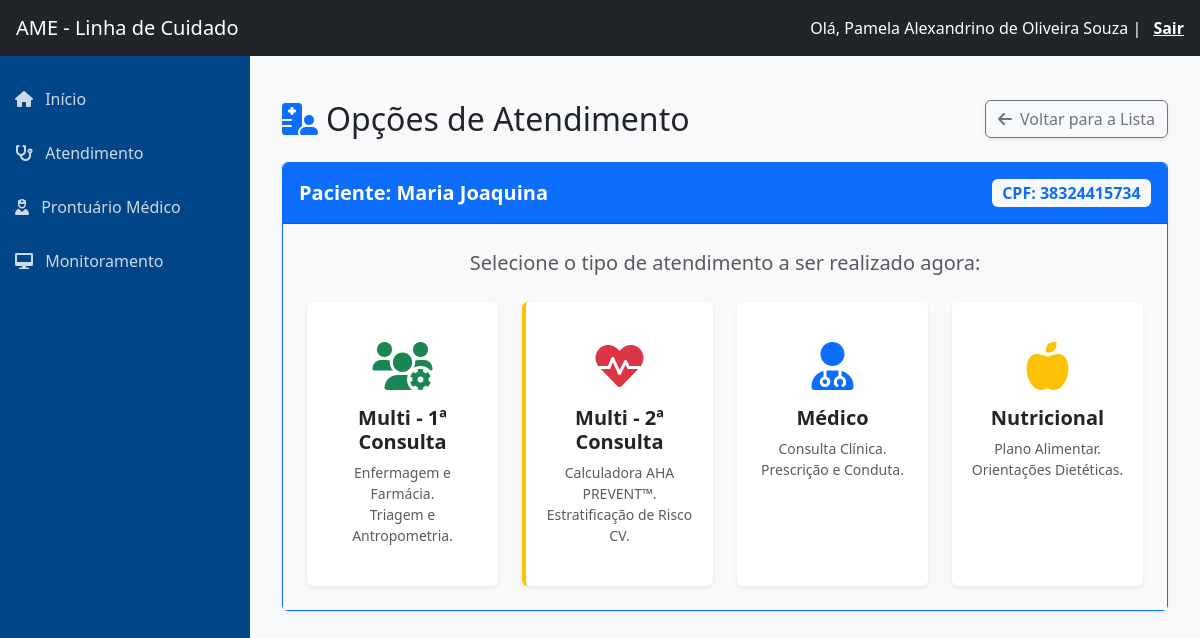
Screenshot of /atendimento/hub/2/ (signed in) with the database file from the repository.
### core/models.py (models this page shows, shortened)
class Usuario(AbstractUser):
    mudar_senha = models.BooleanField(default=False, verbose_name="Forçar Troca de Senha")
    email_verificado = models.BooleanField(default=False, verbose_name="Email Verificado")
    TIPO_PROFISSIONAL_CHOICES = [
        ('MED', 'Médico'),
        ('ENF', 'Enfermeiro'),
        ('NUT', 'Nutricionista'),
        ('FAR', 'Farmacêutico'),
    ]
    TIPO_REGISTRO_CHOICES = [
        ('CRM', 'CRM'),
        ('COREN', 'COREN'),
        ('CRN', 'CRN'),
        ('CRF', 'CRF'),
    ]
    tipo_profissional = models.CharField(
        max_length=3,
        choices=TIPO_PROFISSIONAL_CHOICES,
        null=True,
        blank=True,
        verbose_name="Tipo Profissional"
    )
    tipo_registro = models.CharField(
        max_length=10,
        choices=TIPO_REGISTRO_CHOICES,
        null=True,
        blank=True,
        verbose_name="Conselho (Ex: CRM)"
    )
    registro_profissional = models.CharField(
        max_length=20,
        null=True,
        blank=True,
        verbose_name="Número do Conselho"
    )
    drt = models.CharField(
        max_length=20,
        null=True,
        blank=True,
        verbose_name="DRT / Matrícula"
    )
    USERNAME_FIELD = 'username'
    REQUIRED_FIELDS = ['email', 'first_name', 'last_name']

class Paciente(models.Model):
    SEXO_CHOICES = [('M', 'Masculino'), ('F', 'Feminino')]
    ETNIA_CHOICES = [
        ('Branca', 'Branca'), ('Parda', 'Parda'),
        ('Negra', 'Negra'), ('Indígena', 'Indígena')
    ]
    nome = models.CharField(max_length=100)
    cpf = models.CharField(max_length=14, unique=True)
    sexo = models.CharField(max_length=1, choices=SEXO_CHOICES)
    etnia = models.CharField(max_length=20, choices=ETNIA_CHOICES)
    data_nascimento = models.DateField()
    data_insercao = models.DateField(default=date.today)
    data_alta = models.DateField(null=True, blank=True)
    municipio = models.CharField(max_length=100, default='Caraguatatuba')
    telefone = models.CharField(max_length=20, blank=True)
    ativo = models.BooleanField(default=True)
    siresp = models.CharField(max_length=20, null=True, blank=True, verbose_name="Número CROSS / SIRESP")
    altura_ultima = models.DecimalField(max_digits=4, decimal_places=2, null=True, blank=True)

### core/views.py (the view)
# urls.py: path('atendimento/hub/<int:paciente_id>/', views.hub_opcoes_atendimento, name='hub_opcoes_atendimento'),
@login_required
def hub_opcoes_atendimento(request, paciente_id):
    paciente = get_object_or_404(Paciente, id=paciente_id)
    return render(request, 'hub_atendimento.html', {'paciente': paciente})

### core/templates/hub_atendimento.html (shortened to what this page needs)
{% extends 'sidebar.html' %}
{% block content %}
<div class="container mt-4">
    <div class="d-flex justify-content-between align-items-center mb-4">
        <h2 class="mb-0"><i class="fas fa-hospital-user text-primary me-2"></i>Opções de Atendimento</h2>
        <a href="javascript:history.back()" class="btn btn-outline-secondary shadow-sm">
            <i class="fas fa-arrow-left me-2"></i>Voltar para a Lista
        </a>
    </div>
    <div class="card border-primary mb-4 shadow-sm">
        <div class="card-header bg-primary text-white d-flex justify-content-between align-items-center py-3">
            <h5 class="mb-0 fw-bold">Paciente: {{ paciente.nome }}</h5>
            <span class="badge bg-light text-primary fs-6">CPF: {{ paciente.cpf }}</span>
        </div>
        <div class="card-body bg-light p-4">
            <p class="mb-4 text-center text-muted fs-5">Selecione o tipo de atendimento a ser realizado agora:</p>
            <div class="row g-4 justify-content-center">
                <div class="col-md-6 col-lg-3">
                    <a href="{% url 'atendimento_multidisciplinar' paciente.id %}" class="text-decoration-none">
                        <div class="card h-100 shadow-sm border-0 hover-card text-center py-4">
                            <div class="card-body">
                                <i class="fas fa-users-cog fa-3x text-success mb-3"></i>
                                <h5 class="card-title text-dark fw-bold">Multi - 1ª Consulta</h5>
                                <p class="card-text text-muted small">Enfermagem e Farmácia.<br>Triagem e Antropometria.</p>
                            </div>
                        </div>
                    </a>
                </div>
                <div class="col-md-6 col-lg-3">
                    <a href="{% url 'atendimento_prevent' paciente.id %}" class="text-decoration-none">
                        <div class="card h-100 shadow-sm border-0 hover-card text-center py-4 border-start border-warning border-4">
                            <div class="card-body">
                                <i class="fas fa-heartbeat fa-3x text-danger mb-3"></i>
                                <h5 class="card-title text-dark fw-bold">Multi - 2ª Consulta</h5>
                                <p class="card-text text-muted small">Calculadora AHA PREVENT™.<br>Estratificação de Risco CV.</p>
                            </div>
                        </div>
                    </a>
                </div>
                <div class="col-md-6 col-lg-3">
                    <a href="{% url 'atendimento_medico' paciente.id %}" class="text-decoration-none">
                        <div class="card h-100 shadow-sm border-0 hover-card text-center py-4">
                            <div class="card-body">
                                <i class="fas fa-user-md fa-3x text-primary mb-3"></i>
                                <h5 class="card-title text-dark fw-bold">Médico</h5>
                                <p class="card-text text-muted small">Consulta Clínica.<br>Prescrição e Conduta.</p>
                            </div>
                        </div>
                    </a>
                </div>
                <div class="col-md-6 col-lg-3">
                    <a href="#" class="text-decoration-none" onclick="alert('Módulo Nutricional em desenvolvimento')">
                        <div class="card h-100 shadow-sm border-0 hover-card text-center py-4">
                            <div class="card-body">
                                <i class="fas fa-apple-alt fa-3x text-warning mb-3"></i>
                                <h5 class="card-title text-dark fw-bold">Nutricional</h5>
                                <p class="card-text text-muted small">Plano Alimentar.<br>Orientações Dietéticas.</p>
                            </div>
                        </div>
                    </a>
                </div>
            </div>
        </div>
    </div>
</div>
{% endblock %}

### core/templates/sidebar.html (shortened to what this page needs)
{% load static %}
<!DOCTYPE html>
<html lang="pt-br">
<head>
    <link href="https://cdn.jsdelivr.net/npm/bootstrap@5.3.0/dist/css/bootstrap.min.css" rel="stylesheet">
    <link href="https://cdnjs.cloudflare.com/ajax/libs/font-awesome/6.0.0/css/all.min.css" rel="stylesheet">
</head>
<body>
    <nav class="navbar navbar-dark bg-dark px-3">
        <a class="navbar-brand" href="#">AME - Linha de Cuidado</a>
        <div class="text-white">
            Olá, {{ user.get_full_name|default:user.username }}
            {% if user.is_superuser %}(Admin){% endif %} |
            <a href="{% url 'logout' %}" class="text-white fw-bold ms-2" style="text-decoration: underline;">Sair</a>
        </div>
    </nav>
    <div class="wrapper">
        <nav class="sidebar">
            <ul class="list-unstyled mt-3">
                <li>
                    <a href="{% url 'index' %}">
                        <i class="fas fa-home me-2"></i> Início
                    </a>
                </li>
                {% if user.is_superuser or user.tipo_profissional == 'ENF' or user.tipo_profissional == 'NUT' or user.tipo_profissional == 'FAR' or user.tipo_profissional == 'MED' %}
                <li>
                    <a href="{% url 'atendimento_opcoes' %}">
                        <i class="fas fa-stethoscope me-2"></i> Atendimento
                    </a>
                </li>
                {% endif %}
                <li>
                    <a href="{% url 'atendimento_hub' %}">
                        <i class="fas fa-user-nurse me-2"></i> Prontuário Médico
                    </a>
                </li>
                {% if user.is_superuser or user.tipo_profissional == 'ENF' or user.tipo_profissional == 'NUT' or user.tipo_profissional == 'FAR' %}
                <li>
                    <a href="{% url 'monitoramento_lista' %}">
                        <i class="fas fa-desktop me-2"></i> Monitoramento
                    </a>
                </li>
                {% endif %}
            </ul>
        </nav>
        <main class="content">
            {% block content %}
            {% endblock %}
        </main>
    </div>
</body>
</html>

### core/templates/sidebar.html (style rules this page uses)
body { min-height: 100vh; display: flex; flex-direction: column; }
.wrapper { display: flex; flex: 1; }
.sidebar { min-width: 250px; background-color: #004587; color: white; min-height: 100vh; }
.sidebar a { color: rgba(255,255,255,0.8); text-decoration: none; padding: 15px; display: block; }
.content { flex: 1; padding: 20px; background-color: #f8f9fa; }

### core/templates/hub_atendimento.html (style rules this page uses)
.hover-card { transition: transform 0.3s, box-shadow 0.3s; }

### rows the page displays
Usuario: get_full_name "Pamela Alexandrino de Oliveira Souza"
Paciente: nome "Maria Joaquina", cpf "38324415734"
